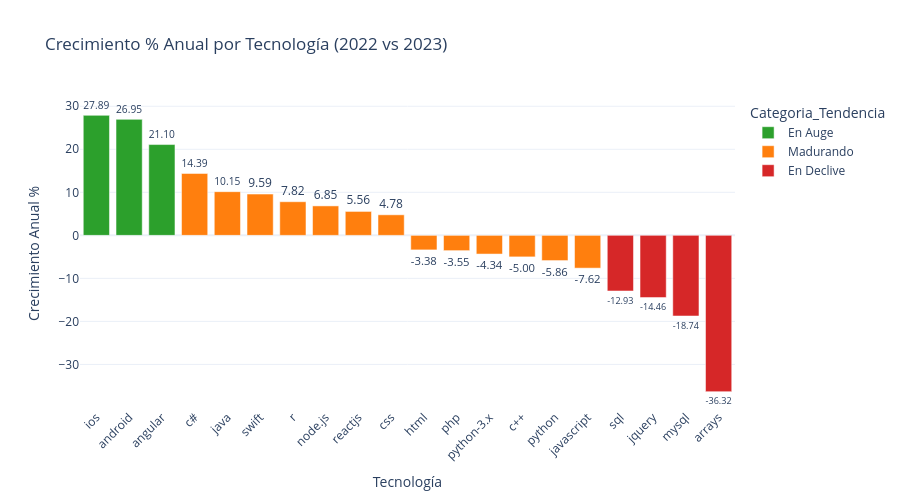

Source (notebook cell):
### Markdown cell above
### Crecimiento % Ordenado

### Code cell
fig2 = px.bar(
    df_pd.sort_values('Crecimiento_Pct', ascending=False),
    x='Tag',
    y='Crecimiento_Pct',
    color='Categoria_Tendencia',
    title='Crecimiento % Anual por Tecnología (2022 vs 2023)',
    labels={'Crecimiento_Pct': 'Crecimiento Anual %', 'Tag': 'Tecnología'},
    color_discrete_map={'En Auge': '#2ca02c', 'Madurando': '#ff7f0e', 'En Declive': '#d62728'},
    text_auto='.2f'
)
fig2.update_layout(template='plotly_white', height=500, xaxis_tickangle=-45)
fig2.update_traces(textposition='outside')
fig2.show()

### Figure 1 — Plotly figure (JSON) as saved in the notebook; plotly's stock layout.template omitted (floating-point values rounded to 4 significant figures)
{"data": [{"hovertemplate": "Categoria_Tendencia=En Auge<br>Tecnología=%{x}<br>Crecimiento Anual %=%{y}<extra></extra>", "legendgroup": "En Auge", "marker": {"color": "#2ca02c", "pattern": {"shape": ""}}, "name": "En Auge", "orientation": "v", "showlegend": true, "textposition": "outside", "texttemplate": "%{y:.2f}", "type": "bar", "x": ["ios", "android", "angular"], "xaxis": "x", "y": [27.89, 26.95, 21.1], "yaxis": "y"}, {"hovertemplate": "Categoria_Tendencia=Madurando<br>Tecnología=%{x}<br>Crecimiento Anual %=%{y}<extra></extra>", "legendgroup": "Madurando", "marker": {"color": "#ff7f0e", "pattern": {"shape": ""}}, "name": "Madurando", "orientation": "v", "showlegend": true, "textposition": "outside", "texttemplate": "%{y:.2f}", "type": "bar", "x": ["c#", "java", "swift", "r", "node.js", "reactjs", "css", "html", "php", "python-3.x", "c++", "python", "javascript"], "xaxis": "x", "y": [14.39, 10.15, 9.595, 7.815, 6.845, 5.561, 4.777, -3.379, -3.55, -4.342, -5.002, -5.859, -7.616], "yaxis": "y"}, {"hovertemplate": "Categoria_Tendencia=En Declive<br>Tecnología=%{x}<br>Crecimiento Anual %=%{y}<extra></extra>", "legendgroup": "En Declive", "marker": {"color": "#d62728", "pattern": {"shape": ""}}, "name": "En Declive", "orientation": "v", "showlegend": true, "textposition": "outside", "texttemplate": "%{y:.2f}", "type": "bar", "x": ["sql", "jquery", "mysql", "arrays"], "xaxis": "x", "y": [-12.93, -14.46, -18.74, -36.32], "yaxis": "y"}], "layout": {"barmode": "relative", "height": 500, "legend": {"title": {"text": "Categoria_Tendencia"}, "tracegroupgap": 0}, "title": {"text": "Crecimiento % Anual por Tecnología (2022 vs 2023)"}, "xaxis": {"anchor": "y", "domain": [0, 1], "tickangle": -45, "title": {"text": "Tecnología"}}, "yaxis": {"anchor": "x", "domain": [0, 1], "title": {"text": "Crecimiento Anual %"}}}}
